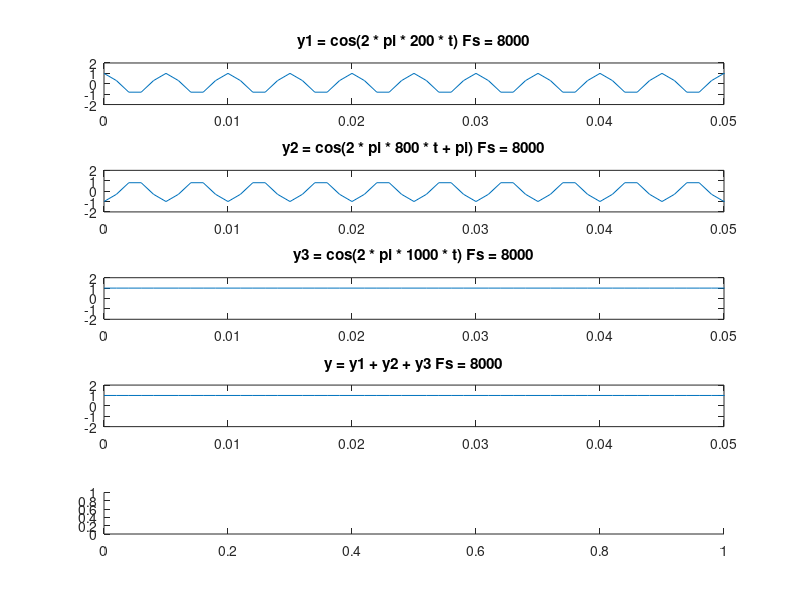

Source code (MATLAB): (Note: this script raises an error after producing the figure.)
clear; clc; close all;

Fs = 1000;
T = 1;
t = 0 : 1 / Fs : T - 1 / Fs;

y1 = cos(2 * pi * 200 * t);
y2 = cos(2 * pi * 800 * t + pi);
y3 = cos(2 * pi * 1000 * t);

y = y1 + y2 + y3;

subplot(5, 1, 1);
plot(t, y1);
xlim([0 0.05]);
ylim([-2 2]);
title('y1 = cos(2 * pi * 200 * t) Fs = 8000');

subplot(5, 1, 2);
plot(t, y2);
xlim([0 0.05]);
ylim([-2 2]);
title('y2 = cos(2 * pi * 800 * t + pi) Fs = 8000');

subplot(5, 1, 3);
plot(t, y3);
xlim([0 0.05]);
ylim([-2 2]);
title('y3 = cos(2 * pi * 1000 * t) Fs = 8000');

subplot(5, 1, 4);
plot(t, y);
xlim([0 0.05]);
ylim([-2 2]);
title('y = y1 + y2 + y3 Fs = 8000');

subplot(5, 1, 5);
spectrogram(y, 256, 128, 512, Fs, 'yaxis');
xlabel('Time (ms)');
ylabel('Frequency (kHz)');
title('y = y1 + y2 + y3 Fs = 8000');
